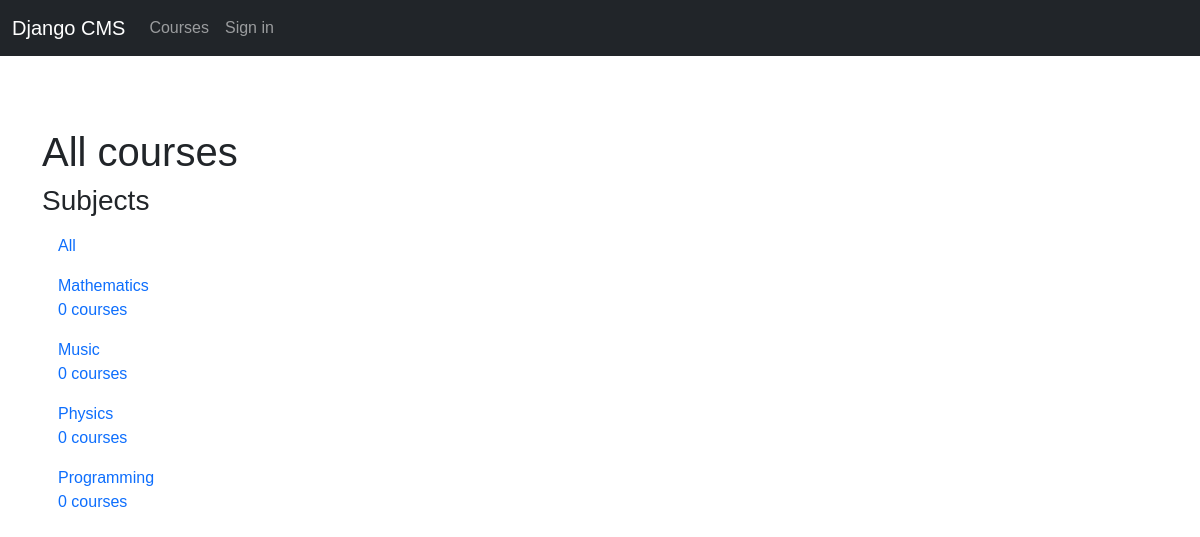
The app's page /, older data.
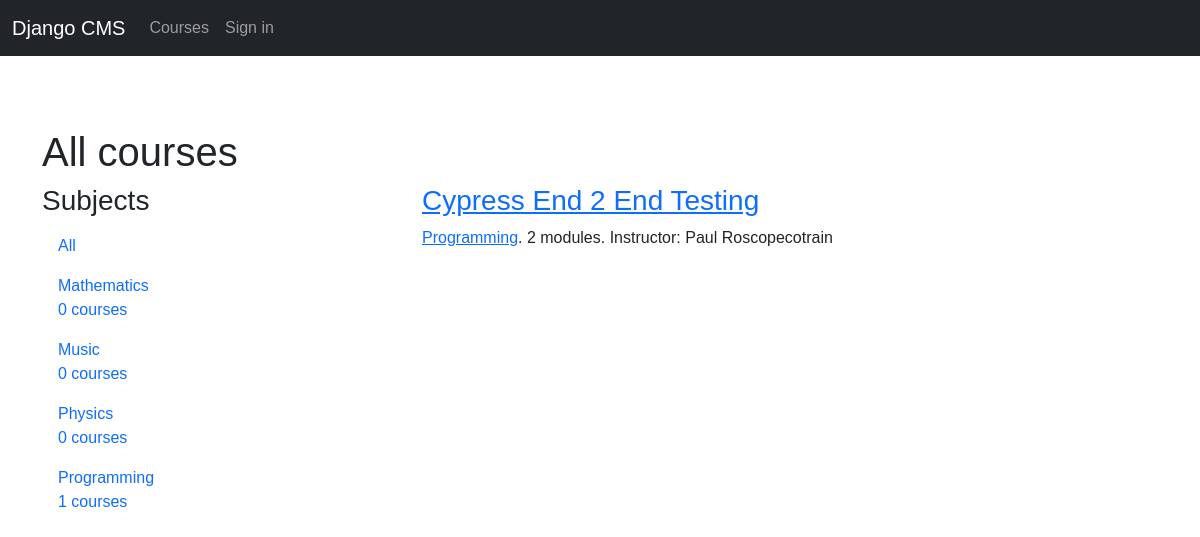
The same page, newer data.
### courses/models.py (models this page shows, shortened)
class Subject(models.Model):
    title = models.CharField(max_length=200)
    slug = models.SlugField(max_length=200, unique=True)
    class Meta:
        ordering = ["title"]
    def __str__(self):
        return self.title

class Course(models.Model):
    owner = models.ForeignKey(
        User, related_name="courses_created", on_delete=models.CASCADE
    )
    subject = models.ForeignKey(
        Subject, related_name="courses", on_delete=models.CASCADE
    )
    title = models.CharField(max_length=200)
    slug = models.SlugField(max_length=200, unique=True)
    overview = models.TextField()
    created = models.DateTimeField(auto_now_add=True)
    students = models.ManyToManyField(User, related_name="courses_joined", blank=True)
    class Meta:
        ordering = ["-created"]

### courses/views.py (the view)
# urls.py: path("", CourseListView.as_view(), name="course_list"),
class CourseListView(TemplateResponseMixin, View):
    model = Course
    template_name = "courses/course/list.html"
    def get(self, request, subject=None):
        subjects = cache.get("all_subjects")
        if not subjects:
            subjects = Subject.objects.annotate(total_courses=Count("courses"))
            cache.set("all_subjects", subjects)
        all_courses = Course.objects.annotate(total_modules=Count("modules"))
        if subject:
            subject = get_object_or_404(Subject, slug=subject)
            key = "subject_{}_courses".format(subject.id)
            courses = cache.get(key)
            if not courses:
                courses = all_courses.filter(subject=subject)
                cache.set(key, courses)
        else:
            courses = cache.get("all_courses")
            if not courses:
                courses = all_courses
                cache.set("all_courses", courses)
        return self.render_to_response(
            {"subjects": subjects, "subject": subject, "courses": courses}
        )

### courses/templates/courses/course/list.html (shortened to what this page needs)
{% extends "base.html" %}
{% block content %}
    <div class="row">
        <div class="col-md-12">
            <h1>
                {% if subject %}
                    {{ subject.title }} courses
                {% else %}
                    All courses
                {% endif %}
            </h1>
        </div>
    </div>
    <div class="row">
        <div class="col-md-4">
            <h3>Subjects</h3>
            <ul id="modules" class="nav flex-column">
                <li class="nav-item" {% if not subject %}class="selected"{% endif %}>
                    <a class="nav-link" href="{% url 'course_list' %}">All</a>
                </li>
                {% for s in subjects %}
                    <li {% if subject == s %}class="selected"{% endif %} class="nav-item">
                        <a class="nav-link" href="{% url 'course_list_subject' s.slug %}">
                            {{ s.title }}<br><span>{{ s.total_courses }} courses</span></a>
                    </li>
                {% endfor %}
            </ul>
        </div>
        <div class="col-md-8">
            <div class="module">
                {% for course in courses %}
                    {% with subject=course.subject %}
                        <h3><a href="{% url "course_detail" course.slug %}">{{ course.title }}</a></h3>
                        <p>
                            <a href="{% url "course_list_subject" subject.slug %}">{{ subject }}</a>.
                            {{ course.total_modules }} modules.
                            Instructor: {{ course.owner.get_full_name }}
                        </p>
                    {% endwith %}
                {% endfor %}
            </div>
        </div>
    </div>
{% endblock %}

### courses/templates/base.html (shortened to what this page needs)
{% load static %}
<!DOCTYPE html>
<html>
<head>
    <link href="https://cdn.jsdelivr.net/npm/bootstrap@5.1.3/dist/css/bootstrap.min.css" rel="stylesheet"
>
    <link href="{% static "css/base.css" %}" rel="stylesheet">
</head>
<body>
{% include 'includes/nav.html' %}
<br>
<br>
<br>
<div class="container">
    {% block content %}
    {% endblock %}
</div>
</body>
</html>

### courses/templates/includes/nav.html (shortened to what this page needs)
<nav class="navbar navbar-expand-lg navbar-dark bg-dark">
    <div class="container-fluid">
        <a class="navbar-brand" href="{% url "course_list" %}">Django CMS</a>
        <div class="collapse navbar-collapse" id="navbarTogglerDemo02">
            <ul class="navbar-nav me-auto mb-2 mb-lg-0">
                <li class="nav-item">
                    <a class="nav-link" href="{% url "course_list" %}">Courses</a>
                </li>
                {% if request.user.is_authenticated %}
                    <li class="nav-item"><a class="nav-link" href="{% url "logout" %}">Sign out</a></li>
                {% else %}
                    <li class="nav-item"><a class="nav-link" href="{% url "login" %}">Sign in</a></li>
                {% endif %}
            </ul>
        </div>
    </div>
</nav>

### courses/static/css/base.css (style rules this page uses)
body { font-family: sans-serif; }

Row changes from the older to the newer data that the page shows:
computed for Subject "Programming": total_courses "0" → "1"
added Course: title "Cypress End 2 End Testing", subject "Programming", total_modules "2", owner.get_full_name "Paul Roscopecotrain"
